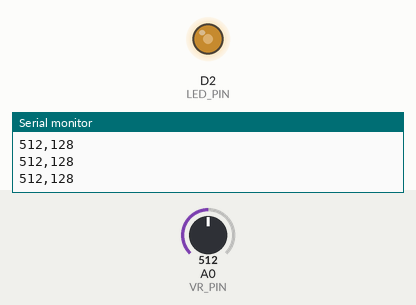
This sketch was run on a simulated ESP8266 (NodeMCU). Shown: output pins drawn as LEDs (lit = HIGH), the last lines printed to the serial monitor. The test bench sets the inputs (shaded band); at power-on: A0 (VR_PIN) = 512.

Above: at 1.2 s.
1.3 s: A0 (VR_PIN) set to 716
At 1.9 s:
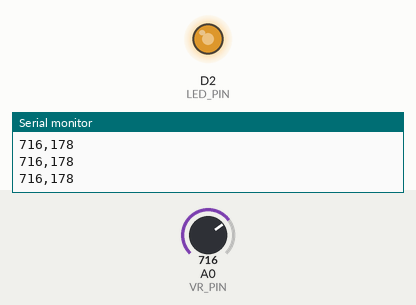
2.8 s: A0 (VR_PIN) set to 900
At 4.0 s:
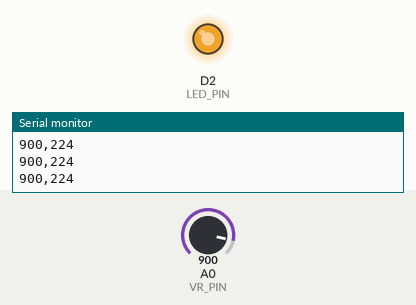
4.3 s: A0 (VR_PIN) set to 122
At 5.5 s:
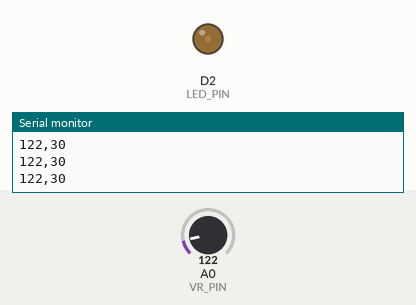
5.8 s: A0 (VR_PIN) set to 108
At 6.8 s:
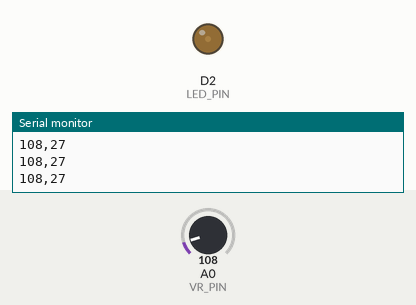
8.8 s: A0 (VR_PIN) set to 92
At 10.0 s:
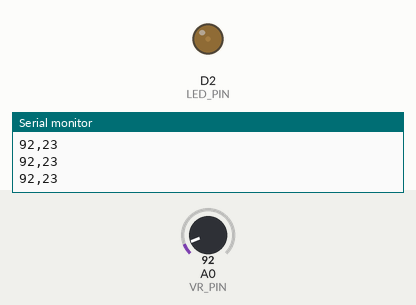
10.3 s: A0 (VR_PIN) set to 0
At 11.3 s:
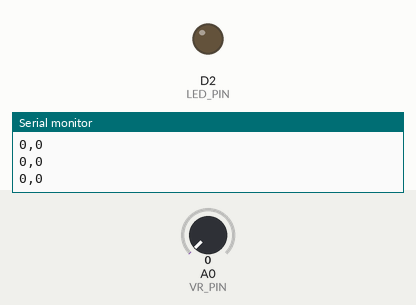
Timing chart, 0 to 12.8 s (numbered marks = the images above; inputs shaded):
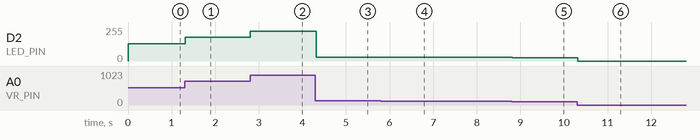

The sketch:

sketch_light2.ino
```cpp
#define VR_PIN A0
#define LED_PIN D2

void setup() {
  // put your setup code here, to run once:
  Serial.begin(9600);
}

void loop() {
  // put your main code here, to run repeatedly:
  int vrValue = analogRead(VR_PIN);
  Serial.print(vrValue);
  Serial.print(",");
  int ledValue = map(vrValue, 0, 1024, 0, 255);
  Serial.println(ledValue);
  analogWrite(LED_PIN, ledValue);
}
```

Measured:
- after the input at 1.3 s, D2 (LED_PIN): 128/255 → 178/255 at once
- after the input at 2.8 s, D2 (LED_PIN): 178/255 → 224/255 at once
- after the input at 4.3 s, D2 (LED_PIN): 224/255 → 30/255 at once
- after the input at 5.8 s, D2 (LED_PIN): 30/255 → 27/255 at once
- after the input at 8.8 s, D2 (LED_PIN): 27/255 → 23/255 at once
- after the input at 10.3 s, D2 (LED_PIN): 23/255 → 0/255 at once
